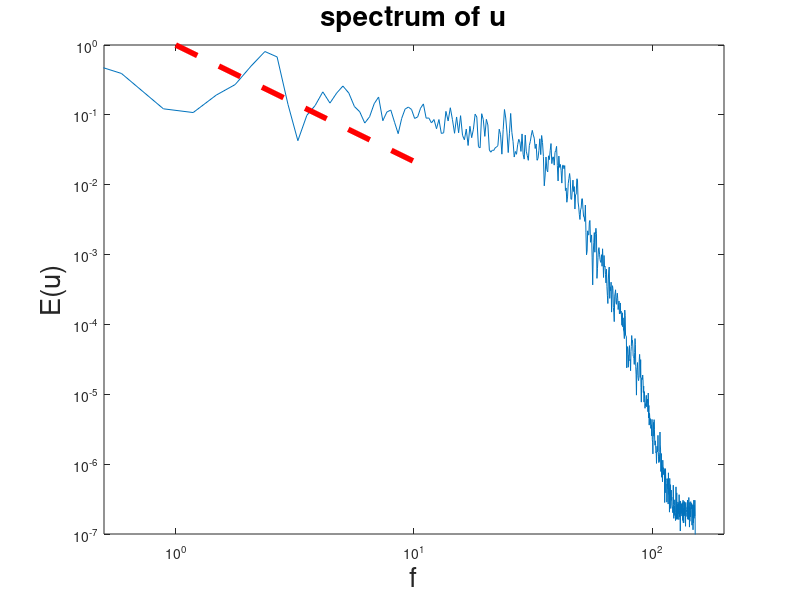

The MATLAB source for this figure: (Note: this script raises an error after producing the figure.)
close all
clear all
% ***** read u
load u_v_time_4nodes.dat
% plot u
u1=u_v_time_4nodes(:,1);
v1=u_v_time_4nodes(:,2);
u2=u_v_time_4nodes(:,3);
v2=u_v_time_4nodes(:,4);
u3=u_v_time_4nodes(:,5);
v3=u_v_time_4nodes(:,6);
u4=u_v_time_4nodes(:,7);
v4=u_v_time_4nodes(:,8);

% time step=0.0033
dt=0.0033;
n=length(u1);
% compute time array
t=dt:dt:n*dt;

umean=mean(u3);

% subtract the mean
u3=u3-umean;

% number of points in the fft
nmax=1024;

% compute RMS
n=length(u3);
urms=0;
for i=1:n
   urms=urms+u3(i)^2/n;
end
urms=urms^0.5;

% time step (gives the right freq. on the x-axis)
dt=0.0033;
[px,f]=pwelch(u3,nmax,[],[],1/dt);

plot(f,px)
hold

% add line with -5/3 slope
x=[1 10];
ynoll=1;
y(1)=ynoll;
y(2)=y(1)*(x(2)/x(1))^(-5/3);
plot(x,y,'r--','linew',4)


axis([0.5 200 1e-7 1])
title('spectrum of u','fontsize',20)
xlabel('f','fontsize',20)
ylabel('E(u)','fontsize',20)
handle=gca;
set(handle,'yscale','log','xscale','log')
%set(h,'xscale','log')
set(handle,'fontsi',[20])
print u_spectum.ps -deps
%
